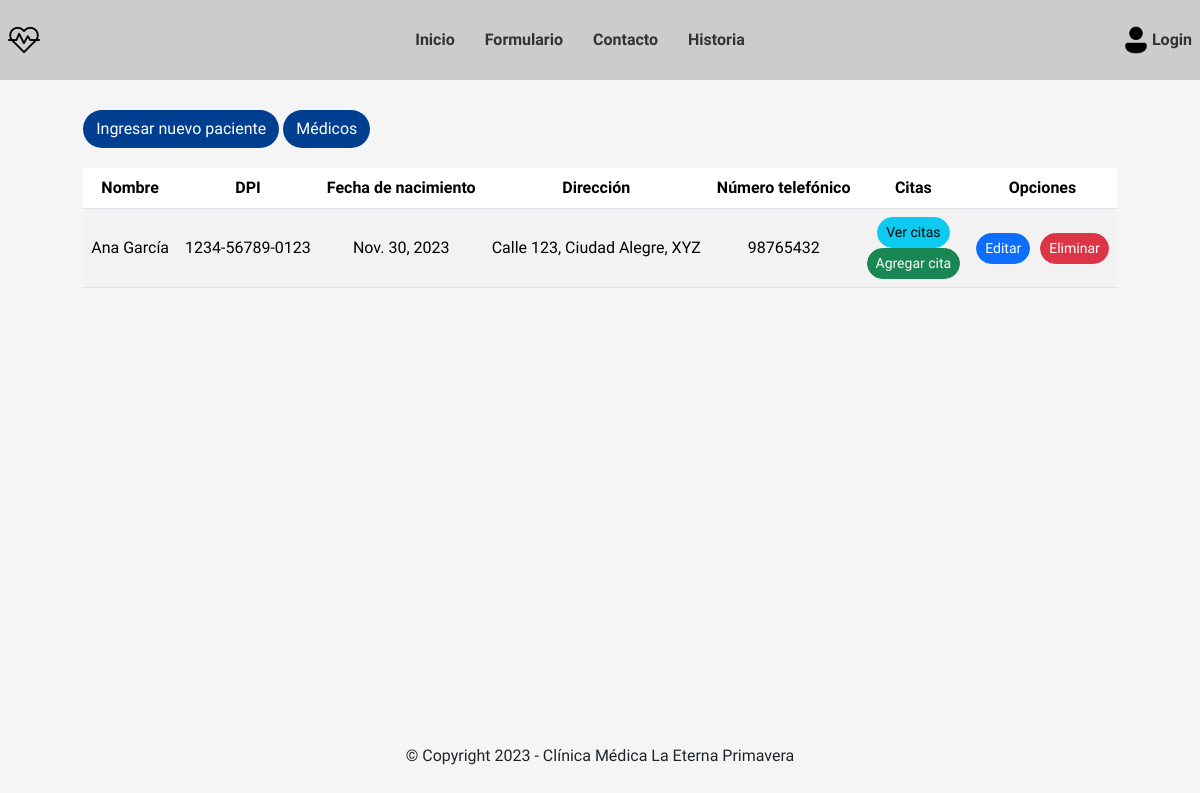
The page /paciente on the database as committed earlier.
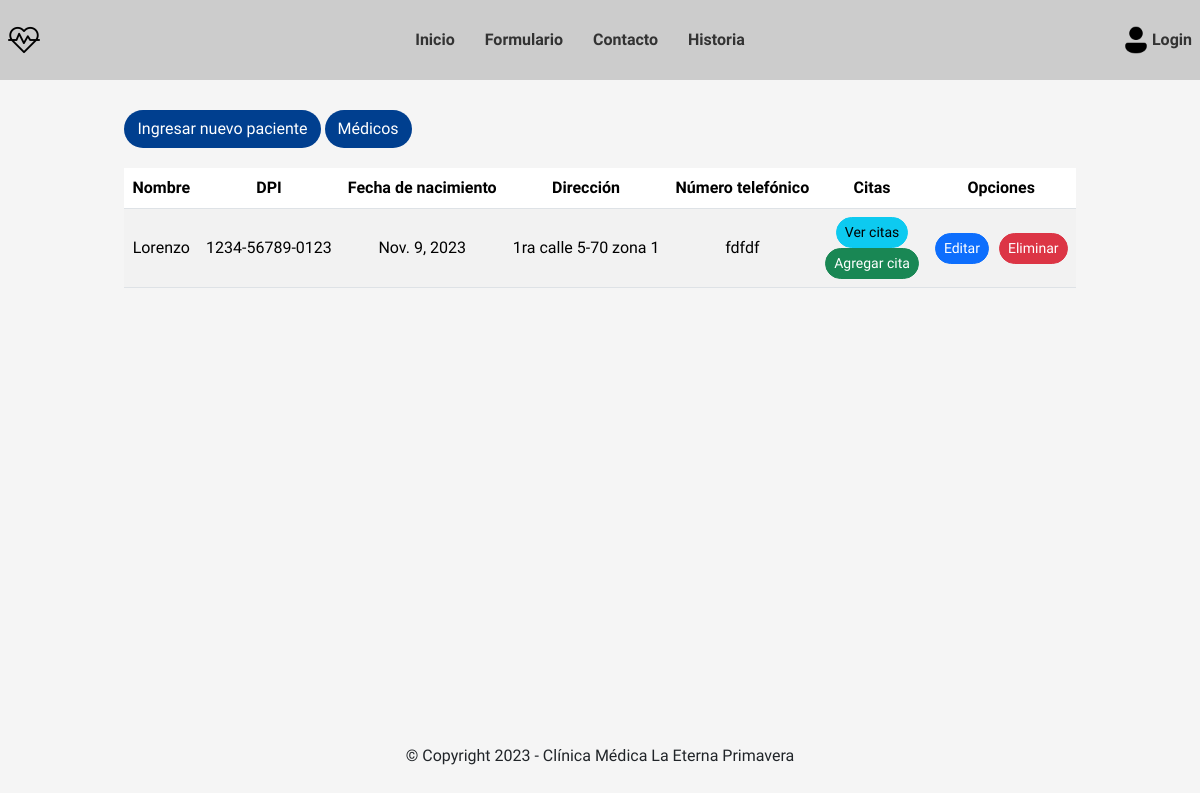
The same page on the database as committed later.
### clinica/models.py (models this page shows)
class Paciente(models.Model):
    nombre = models.CharField(max_length=128)
    dpi = models.CharField(max_length=64)
    fecha_de_nacimiento = models.DateField()
    direccion = models.CharField(max_length=128)
    numero_telefonico = models.CharField(max_length=64)
    def __str__(self):
        return self.nombre

### clinica/views.py (the view)
# urls.py: path('paciente', views.PacienteListView.as_view(), name='paciente-list'),
class PacienteListView(ListView):
    model = Paciente
    template_name = 'clinica/paciente/paciente_list.html'
    def get_context_data(self, **kwargs):
        context = super().get_context_data(**kwargs)
        pacientes = Paciente.objects.all()
        citas_por_paciente = {}
        for paciente in pacientes:
            citas_no_hechas = Cita.objects.filter(paciente=paciente, cita_hecha=False)
            citas_por_paciente[paciente] = citas_no_hechas
        print(citas_por_paciente)
        context['citas_por_paciente'] = citas_por_paciente
        return context

### templates/clinica/paciente/paciente_list.html
{% extends 'base.html' %}
{% load custom_filters %}
{% block content %}
<div class="tabla-registro">
    <div class="container-btn">
        <a class="btn btn-medic" href="{% url 'clinica:paciente-create' %}">Ingresar nuevo paciente</a>
        <a class="btn btn-medic" href="{% url 'clinica:medico-list' %}">Médicos</a>
    </div>
    <div>
        <table class="table table-striped">
            <thead class="text-center align-middle">
                <tr>
                    <th>Nombre</th>
                    <th>DPI</th>
                    <th class="hide-data">Fecha de nacimiento</th>
                    <th class="hide-data">Dirección</th>
                    <th>Número telefónico</th>
                    <th>Citas</th>
                    <th>Opciones</th>
                </tr>
            </thead>
            <tbody class="text-center align-middle">
                {% if object_list %}
                    {% for paciente in object_list %}
                        <tr>
                            <td>{{ paciente.nombre }}</td>
                            <td>{{ paciente.dpi }}</td>
                            <td class="hide-data">{{ paciente.fecha_de_nacimiento }}</td>
                            <td class="hide-data">{{ paciente.direccion }}</td>
                            <td>{{ paciente.numero_telefonico }}</td>
                            <td>
                                {% if paciente in citas_por_paciente %}
                                <a href="{% url 'clinica:citas-paciente' paciente.id  %}" class="btn btn-info btn-sm">Ver citas</a>
                                {% endif %}
                                <br>
                                <a href="{% url 'clinica:cita-create' paciente.id %}" class="btn btn-success btn-sm">Agregar cita</a>
                            </td>
                            <td>
                                <div class="container-btns">
                                    <a class="btn btn-primary btn-sm" href="{% url 'clinica:paciente-update' paciente.id %}">Editar</a>
                                    <a class="btn btn-danger btn-sm" href="{% url 'clinica:paciente-delete' paciente.id %}">Eliminar</a>
                                </div>
                            </td>
                        </tr>
                    {% endfor %}
                {% else %}
                    <tr>
                        <td colspan="7" class="text-center">No hay registros</td>
                    </tr>
                {% endif %}
            </tbody>
        </table>
    </div>
</div>
{% endblock content %}

Rows that differ between the two databases and show on the page:
changed Paciente: nombre "Ana García" → "Lorenzo"; fecha_de_nacimiento "Nov. 30, 2023" → "Nov. 9, 2023"; direccion "Calle 123, Ciudad Alegre, XYZ" → "1ra calle 5-70 zona 1"; numero_telefonico "98765432" → "fdfdf"
